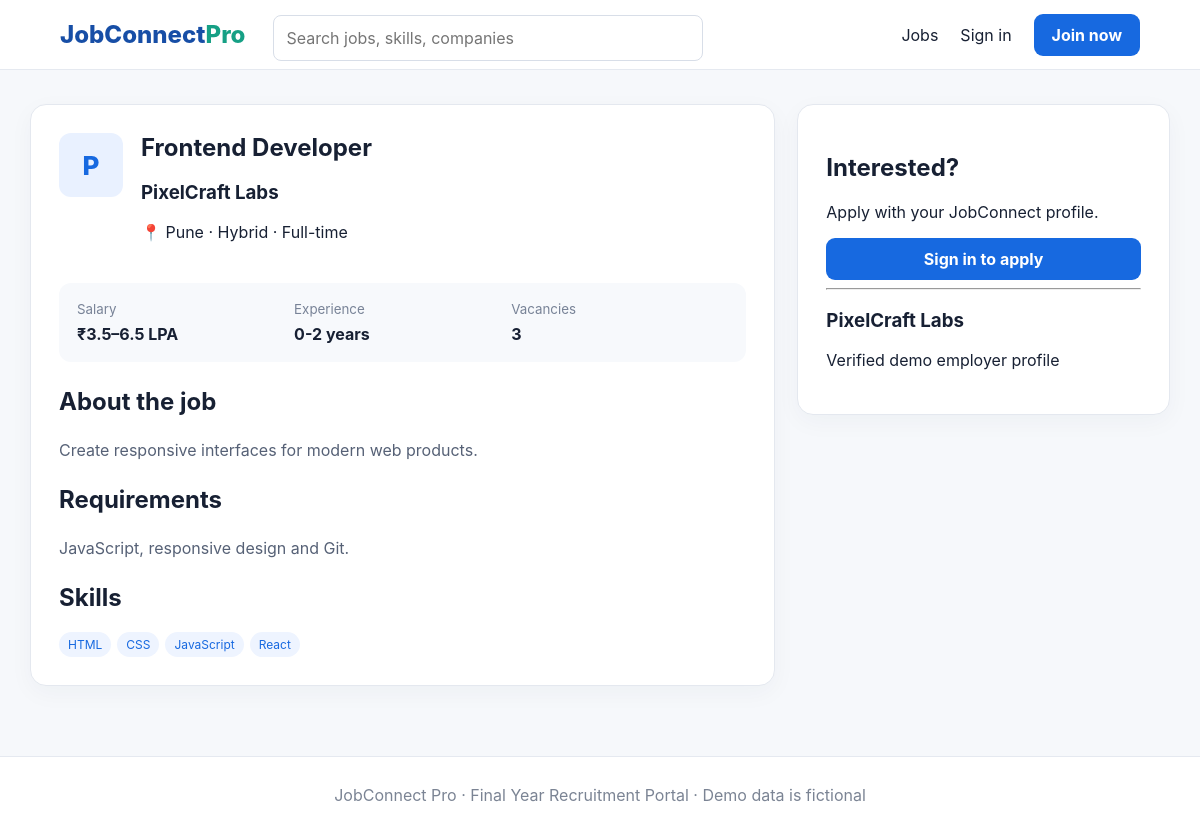
The page /job/2 on the database its author committed.
### tables this page shows
CREATE TABLE jobs(id INTEGER PRIMARY KEY AUTOINCREMENT,title TEXT,company TEXT,location TEXT,min_salary INTEGER,max_salary INTEGER,job_type TEXT,work_mode TEXT,experience TEXT,skills TEXT,description TEXT,requirements TEXT,vacancies INTEGER DEFAULT 1,posted_by INTEGER,status TEXT DEFAULT 'Active',created_at DATETIME DEFAULT CURRENT_TIMESTAMP);

### app.py (the view)
@app.route('/job/<int:id>')
def job(id):
 c=db(); j=c.execute('select * from jobs where id=?',(id,)).fetchone(); saved=False; applied=False
 if session.get('uid'): saved=bool(c.execute('select 1 from saved_jobs where user_id=? and job_id=?',(session['uid'],id)).fetchone()); applied=bool(c.execute('select 1 from applications where user_id=? and job_id=?',(session['uid'],id)).fetchone())
 c.close(); return render_template('job.html',job=j,saved=saved,applied=applied)

### app.py (called while the page is built)
def db(): c=sqlite3.connect(DB); c.row_factory=sqlite3.Row; return c

@app.context_processor
def ctx(): return dict(me=session)

### templates/job.html
{% extends 'base.html' %}{% block content %}<div class="two"><section class="panel"><div class="jobtop"><div class="logo big">{{job.company[0]}}</div><div><h1>{{job.title}}</h1><h3>{{job.company}}</h3><p>📍 {{job.location}} · {{job.work_mode}} · {{job.job_type}}</p></div></div><div class="quick"><div><small>Salary</small><b>₹{{'%.1f'|format(job.min_salary/100000)}}–{{'%.1f'|format(job.max_salary/100000)}} LPA</b></div><div><small>Experience</small><b>{{job.experience}}</b></div><div><small>Vacancies</small><b>{{job.vacancies}}</b></div></div><h2>About the job</h2><p class="copy">{{job.description}}</p><h2>Requirements</h2><p class="copy">{{job.requirements}}</p><h2>Skills</h2><div class="tags">{% for s in job.skills.split(',') %}<span>{{s}}</span>{% endfor %}</div></section><aside class="panel sticky"><h2>Interested?</h2><p>Apply with your JobConnect profile.</p>{% if session.role=='jobseeker' %}<form method="post" action="/apply/{{job.id}}"><button class="wide" {% if applied %}disabled{% endif %}>{{'Already applied' if applied else 'Apply now'}}</button></form><form method="post" action="/save/{{job.id}}"><button class="wide secondary">{{'Unsave job' if saved else 'Save job'}}</button></form>{% elif not session.uid %}<a class="btn wide center" href="/login">Sign in to apply</a>{% endif %}<hr><h3>{{job.company}}</h3><p>Verified demo employer profile</p></aside></div>{% endblock %}

### static/style.css (style rules this page uses)
* { box-sizing:border-box }
body { margin:0;font-family:Inter,Segoe UI,Arial,sans-serif;background:#f6f8fb;color:#172033 }
a { text-decoration:none;color:inherit }
.btn,button { background:#1769e0;color:white;border:0;border-radius:9px;padding:11px 18px;font-weight:700;cursor:pointer }
.wide { width:100%;margin:6px 0 }
.center { display:block;text-align:center }
.hero-card,.panel,.auth,.formpage { background:white;border:1px solid #e4e8ef;border-radius:16px;padding:28px;box-shadow:0 7px 24px #1b31500a }
.logo,.avatar { width:48px;height:48px;min-width:48px;border-radius:12px;background:#e9f1ff;color:#1769e0;display:grid;place-items:center;font-weight:800;font-size:20px }
.big { width:64px;height:64px;font-size:26px }
.tags { display:flex;gap:6px;flex-wrap:wrap;margin-top:12px }
.tags span,.status { background:#eef4ff;color:#1769e0;border-radius:20px;padding:5px 9px;font-size:12px }
.two { display:grid;grid-template-columns:2fr 1fr;gap:22px }
.jobtop { display:flex;gap:18px }
.jobtop h1 { margin:0 }
.quick { display:grid;grid-template-columns:repeat(3,1fr);background:#f7f9fc;padding:18px;border-radius:12px;margin:25px 0 }
.quick small,.quick b { display:block }
.quick small { color:#788397;margin-bottom:7px }
.copy { line-height:1.8;color:#566176 }
.sticky { position:sticky;top:95px;height:max-content }

### rows shown on the page
jobs: company "P", title "Frontend Developer", company "PixelCraft Labs", location "Pune", work_mode "Hybrid", job_type "Full-time", job.min_salary/100000 "3.5", job.max_salary/100000 "6.5", experience "0-2 years", vacancies "3", description "Create responsive interfaces for modern web products.", requirements "JavaScript, responsive design and Git."

### other values the page prints
{{ s }} "HTML" "CSS" "JavaScript" "React"
